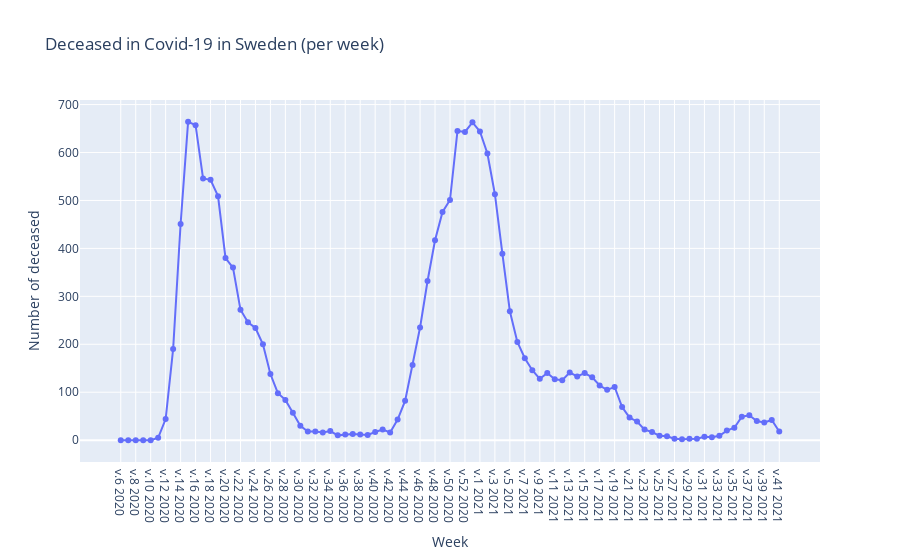

Notebook code cell kept with this figure:
### Code cell
#PATRIK KOLLA

#import plotly.graph_objects as go

labels = [f"v.{i} 2020" for i in range(6, 54, 2)]
labels.extend([f"v.{i} 2021" for i in range(1, 42, 2)])

labels2 = [f"v.{i} 2020" for i in range(6, 54)]
labels2.extend([f"v.{i} 2021" for i in range(1, 42)])


values = [f"2020v{i}" for i in range(6, 54, 2)]
values.extend([f"2021v{i}" for i in range(1, 42, 2)])


fig = px.line(covid, x="Vecka", y="Antal_avlidna_vecka", 
            labels={"Vecka":"Week", "Antal_avlidna_vecka":"Number of deceased"},
            title="Deceased in Covid-19 in Sweden (per week)",
            #custom_data=['Vecka', 'Antal_avlidna_vecka']
            hover_name=labels2,
            hover_data={"Vecka":False},
            )
#fig.update_xaxes(ticktext=labels, tickvals=values) #nticks=number with tickmode="auto"
#fig.update_layout(xaxis_tickformat=) 
#fig.add_trace(go.Scatter(x=covid["veckonummer"],y=covid["år"],hovertemplate='<br>x:%{x}<br>y:%{y}'), row=1,col=1)
fig.update_traces(mode="markers+lines") #selector={"Vecka":labels2}
#fig.update_layout(hovermode="x unified")
fig.update_layout(xaxis = dict(
        tickmode = 'array',
        tick0 = 0,
        dtick = 2,
        ticktext=labels, 
        tickvals=values)
)
fig.show()
fig.write_html('first_figure.html', auto_open=True)

### Figure 1 — Plotly figure (JSON) as saved in the notebook; plotly's stock layout.template omitted (floating-point values rounded to 4 significant figures)
{"data": [{"hovertemplate": "<b>%{hovertext}</b><br><br>Number of deceased=%{y}<extra></extra>", "hovertext": ["v.6 2020", "v.7 2020", "v.8 2020", "v.9 2020", "v.10 2020", "v.11 2020", "v.12 2020", "v.13 2020", "v.14 2020", "v.15 2020", "v.16 2020", "v.17 2020", "v.18 2020", "v.19 2020", "v.20 2020", "v.21 2020", "v.22 2020", "v.23 2020", "v.24 2020", "v.25 2020", "v.26 2020", "v.27 2020", "v.28 2020", "v.29 2020", "v.30 2020", "v.31 2020", "v.32 2020", "v.33 2020", "v.34 2020", "v.35 2020", "v.36 2020", "v.37 2020", "v.38 2020", "v.39 2020", "v.40 2020", "v.41 2020", "v.42 2020", "v.43 2020", "v.44 2020", "v.45 2020", "v.46 2020", "v.47 2020", "v.48 2020", "v.49 2020", "v.50 2020", "v.51 2020", "v.52 2020", "v.53 2020", "v.1 2021", "v.2 2021", "v.3 2021", "v.4 2021", "v.5 2021", "v.6 2021", "v.7 2021", "v.8 2021", "v.9 2021", "v.10 2021", "v.11 2021", "v.12 2021", "v.13 2021", "v.14 2021", "v.15 2021", "v.16 2021", "v.17 2021", "v.18 2021", "v.19 2021", "v.20 2021", "v.21 2021", "v.22 2021", "v.23 2021", "v.24 2021", "v.25 2021", "v.26 2021", "v.27 2021", "v.28 2021", "v.29 2021", "v.30 2021", "v.31 2021", "v.32 2021", "v.33 2021", "v.34 2021", "v.35 2021", "v.36 2021", "v.37 2021", "v.38 2021", "v.39 2021", "v.40 2021", "v.41 2021"], "legendgroup": "", "line": {"color": "#636efa", "dash": "solid"}, "marker": {"symbol": "circle"}, "mode": "markers+lines", "name": "", "orientation": "v", "showlegend": false, "type": "scatter", "x": ["2020v6", "2020v7", "2020v8", "2020v9", "2020v10", "2020v11", "2020v12", "2020v13", "2020v14", "2020v15", "2020v16", "2020v17", "2020v18", "2020v19", "2020v20", "2020v21", "2020v22", "2020v23", "2020v24", "2020v25", "2020v26", "2020v27", "2020v28", "2020v29", "2020v30", "2020v31", "2020v32", "2020v33", "2020v34", "2020v35", "2020v36", "2020v37", "2020v38", "2020v39", "2020v40", "2020v41", "2020v42", "2020v43", "2020v44", "2020v45", "2020v46", "2020v47", "2020v48", "2020v49", "2020v50", "2020v51", "2020v52", "2020v53", "2021v1", "2021v2", "2021v3", "2021v4", "2021v5", "2021v6", "2021v7", "2021v8", "2021v9", "2021v10", "2021v11", "2021v12", "2021v13", "2021v14", "2021v15", "2021v16", "2021v17", "2021v18", "2021v19", "2021v20", "2021v21", "2021v22", "2021v23", "2021v24", "2021v25", "2021v26", "2021v27", "2021v28", "2021v29", "2021v30", "2021v31", "2021v32", "2021v33", "2021v34", "2021v35", "2021v36", "2021v37", "2021v38", "2021v39", "2021v40", "2021v41"], "xaxis": "x", "y": [0, 0, 0, 0, 0, 5, 44, 190, 451, 664, 657, 546, 543, 509, 380, 360, 272, 246, 234, 200, 138, 98, 84, 57, 30, 18, 18, 16, 19, 10, 12, 13, 12, 11, 17, 22, 16, 43, 82, 157, 235, 332, 417, 476, 501, 645, 643, 663, 644, 598, 513, 389, 269, 205, 171, 146, 128, 140, 127, 125, 141, 133, 140, 131, 114, 105, 111, 69, 47, 39, 22, 17, 9, 8, 3, 2, 3, 3, 7, 6, 9, 20, 26, 49, 52, 40, 37, 42, 18], "yaxis": "y"}], "layout": {"legend": {"tracegroupgap": 0}, "title": {"text": "Deceased in Covid-19 in Sweden (per week)"}, "xaxis": {"anchor": "y", "domain": [0, 1], "dtick": 2, "tick0": 0, "tickmode": "array", "ticktext": ["v.6 2020", "v.8 2020", "v.10 2020", "v.12 2020", "v.14 2020", "v.16 2020", "v.18 2020", "v.20 2020", "v.22 2020", "v.24 2020", "v.26 2020", "v.28 2020", "v.30 2020", "v.32 2020", "v.34 2020", "v.36 2020", "v.38 2020", "v.40 2020", "v.42 2020", "v.44 2020", "v.46 2020", "v.48 2020", "v.50 2020", "v.52 2020", "v.1 2021", "v.3 2021", "v.5 2021", "v.7 2021", "v.9 2021", "v.11 2021", "v.13 2021", "v.15 2021", "v.17 2021", "v.19 2021", "v.21 2021", "v.23 2021", "v.25 2021", "v.27 2021", "v.29 2021", "v.31 2021", "v.33 2021", "v.35 2021", "v.37 2021", "v.39 2021", "v.41 2021"], "tickvals": ["2020v6", "2020v8", "2020v10", "2020v12", "2020v14", "2020v16", "2020v18", "2020v20", "2020v22", "2020v24", "2020v26", "2020v28", "2020v30", "2020v32", "2020v34", "2020v36", "2020v38", "2020v40", "2020v42", "2020v44", "2020v46", "2020v48", "2020v50", "2020v52", "2021v1", "2021v3", "2021v5", "2021v7", "2021v9", "2021v11", "2021v13", "2021v15", "2021v17", "2021v19", "2021v21", "2021v23", "2021v25", "2021v27", "2021v29", "2021v31", "2021v33", "2021v35", "2021v37", "2021v39", "2021v41"], "title": {"text": "Week"}}, "yaxis": {"anchor": "x", "domain": [0, 1], "title": {"text": "Number of deceased"}}}}
